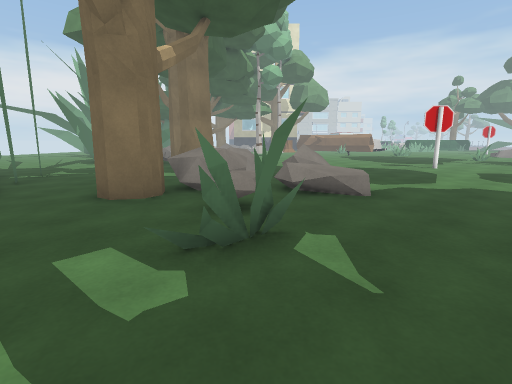
[1] (above)

17 first-person views from a walk through a scene from a Unity 3-D project. The camera is 1.2 m above the floor, tilts 10° down and sees 85° across. The floor is counted in squares, 1 m on a side. Each view is taken from the middle of a square. On the plan, view 1 faces up. The plan holds only what a view shows up to about 13 squares ahead; the rest is blank. The place goes on beyond the plan. The player character is not drawn. Some surface patterns are stand-ins.

[2]
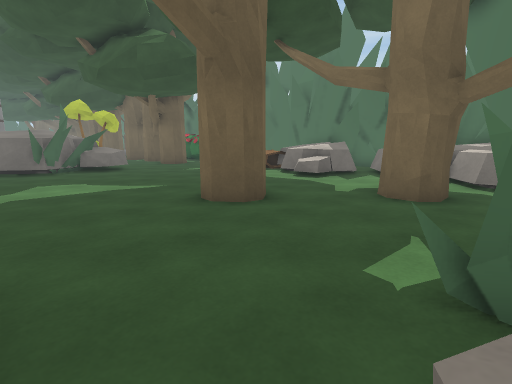

[3]
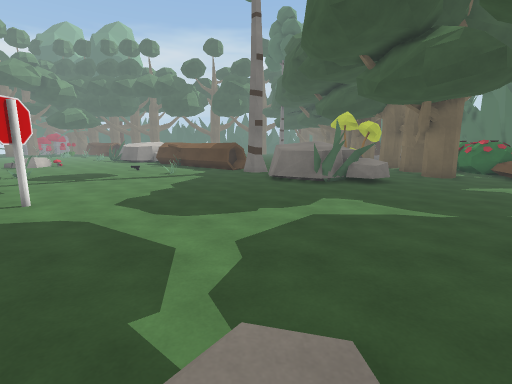

[4]
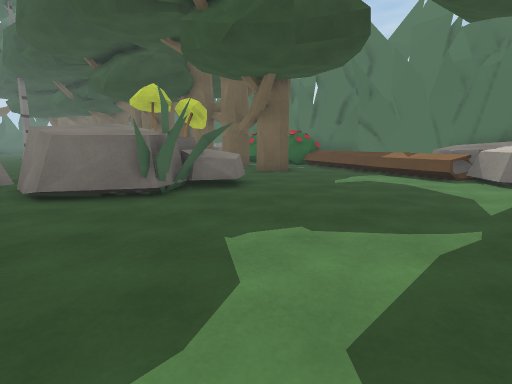

[5]
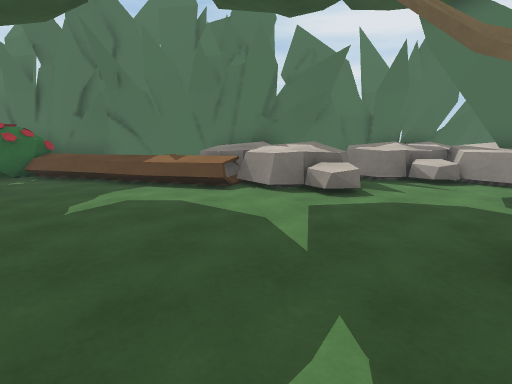

[6]
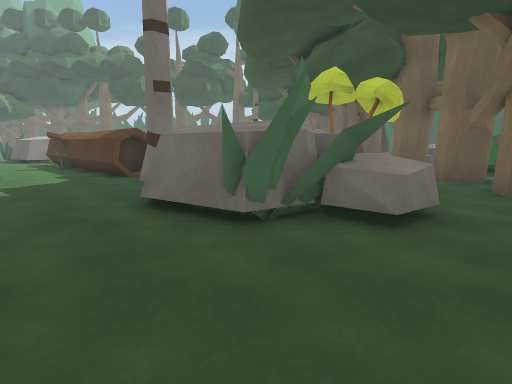

[7]
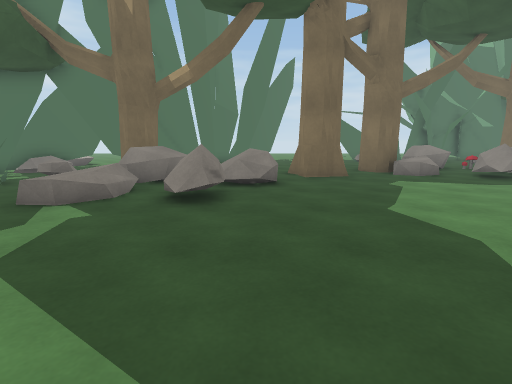

[8]
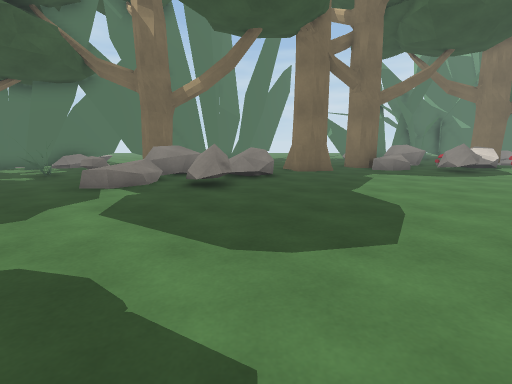

[9]
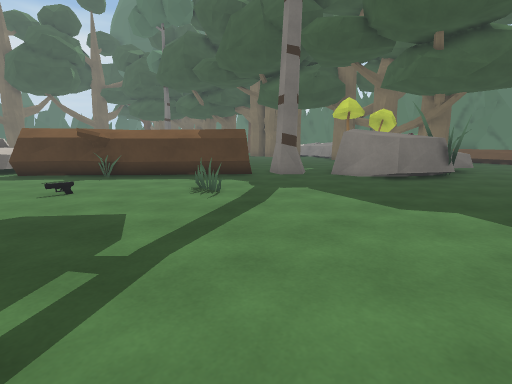

[10]
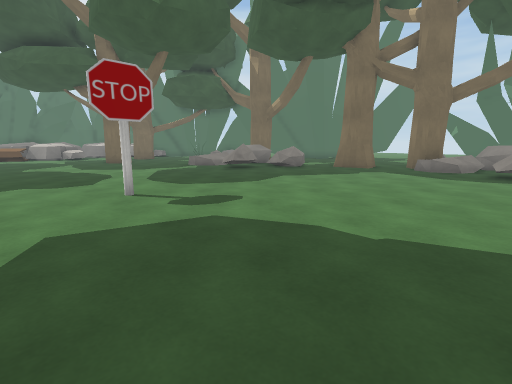

[11]
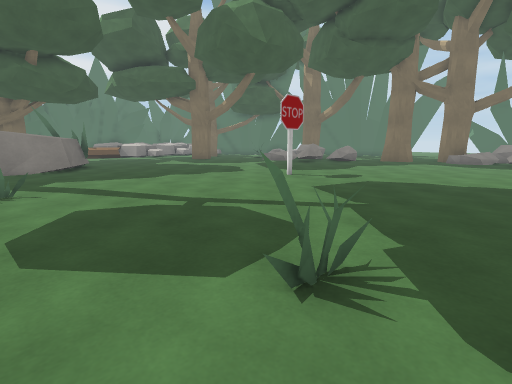

[12]
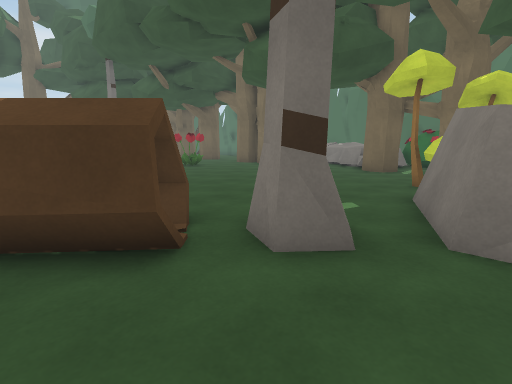

[13]
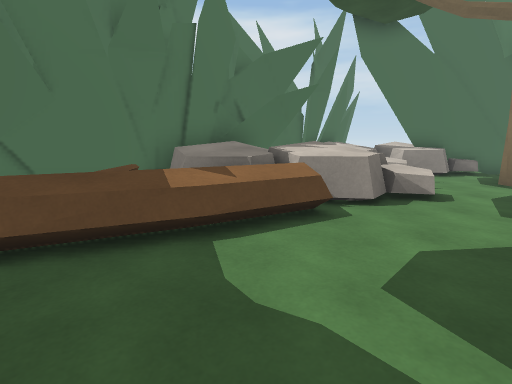

[14]
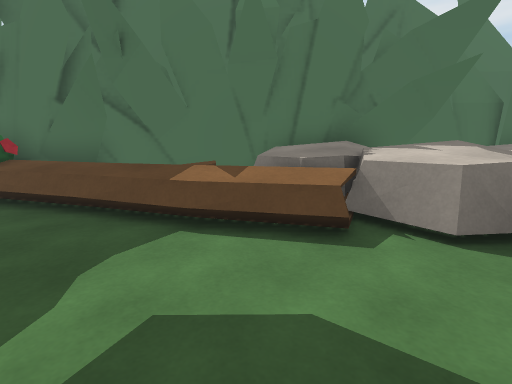

[15]
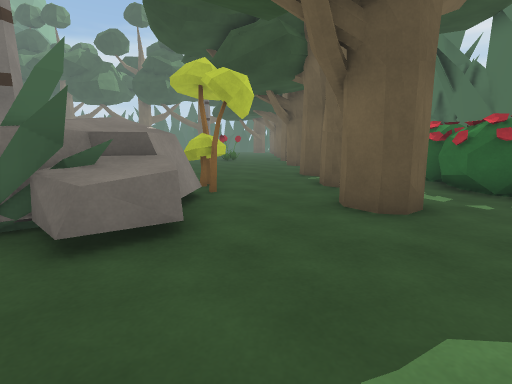

[16]
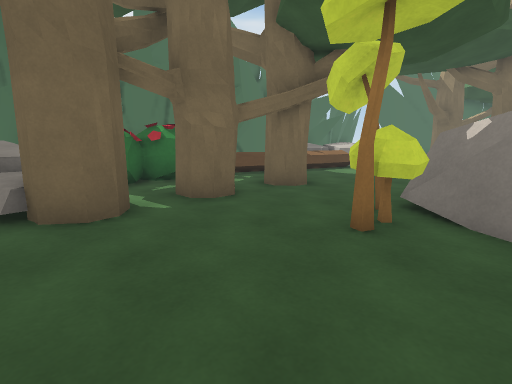

[17]
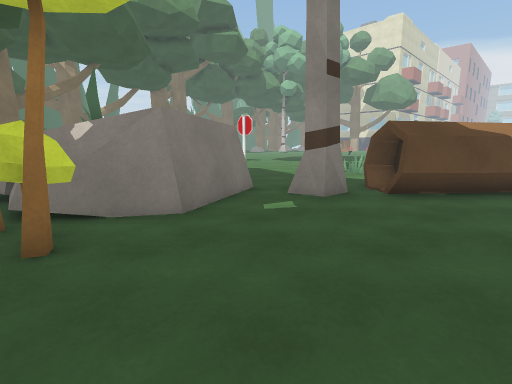

### Floor plan
Key: @ floor where view 1 was taken; # wall or solid block; x gap in a wall; . main floor; : floor 0.25 m higher than the main floor; + floor 0.5 m higher than the main floor; * floor 0.75 m higher than the main floor; / step, stairs or slope; = window, fence, low wall or low ledge; ^ raised ledge; T tree; O other object.
Columns run from 9 left of view 1 to 22 right of it. Each row starts with its distance up from view 1.
 20     ^#===..................
 19     ^==^................O..
 18     =#O....................
 17     ##O....................
 16     ##.........................
 15      ...........................
 14       ##........................
 13 ..    ##..........O............#
 12 ...   ....................O...#O
 11 ...   .  *...................##^
 10  #..  . x:=^.................^#^
  9  #... . ..==................###.
  8  ##.. .^^^//...............T##..
  7    ...#^^=/+...............TT...
  6     ..##...............OOOO.....
  5     #...=^.............OOOO.....
  4     #....O............OOOOO.....
  3     #...OO............OOOOO.....
  2     ### ......#.......OOOOO.....
  1      ###...............O........
  0       #  @.T....................
 -1           T#....................
 -2        ##..T............##.#.##.
 -3         #OO....OO.......##TTT##O
 -4          OOO..OOOO^^^=........OO
 -5          O# OOOOOOOO^^^^......OO
 -6           OOOOO# OOO^ ^^^OO.
 -7           OOOO ##OO#   #^OO
 -8         ##OO################
 -9
-10           ##

Positions as (right, up) in squares from view 1, and headings:
1: (0, 0), facing up
2: (0, 6), facing down-right
3: (1, 7), facing right
4: (7, 7), facing down-right
5: (8, 4), facing down
6: (9, 4), facing right
7: (8, 11), facing left
8: (10, 11), facing left
9: (11, 16), facing down-right
10: (11, 20), facing down-left
11: (17, 20), facing down-left
12: (16, 10), facing down-right
13: (13, -1), facing down-left
14: (10, 0), facing down
15: (10, 0), facing right
16: (22, 3), facing down-left
17: (22, 1), facing up-left
